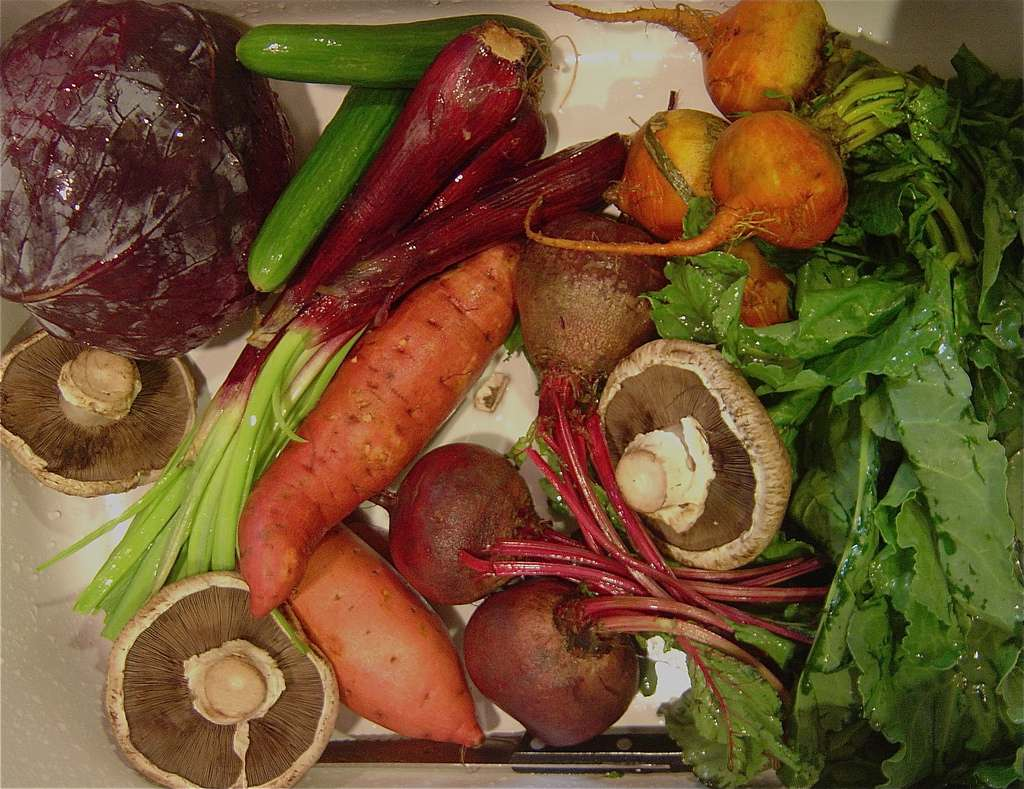
#> input picture FOOD_dataset/carpeta_de_salida_openCV/image_0.jpg, 1024 x 789 px
$ jupyter execute --allow-errors main_FOOD_compresion.ipynb
#> lines starting #> are read from the running program, lines starting #| are printed output that depends on the picture
[cell 1]
import os
import glob
import cv2

# Define the paths to the folders containing the images
eval_path = os.path.abspath('C:/Users/wdmoreno/OneDrive - Asesoftware S.A.S/Documentos/Food_data/evaluation')
train_path = os.path.abspath('C:/Users/wdmoreno/OneDrive - Asesoftware S.A.S/Documentos/Food_data/training')
val_path = os.path.abspath('C:/Users/wdmoreno/OneDrive - Asesoftware S.A.S/Documentos/Food_data/validation')

# Define a list of folder names
folders = ['Bread', 'Dairy product', 'Dessert', 'Egg', 'Fried food', 'Meat', 'Noodles-Pasta', 'Rice', 'Seafood', 'Soup', 'Vegetable-Fruit']

# Initialize arrays to store images from each directory
eval_images = []
eval_labels = []
train_images = []
train_labels = []
val_images = []
val_labels = []

# Loop over the folders
#> (the rest of this cell did not finish here and is left out)

### Con OpenCV

[cell 2]
from PIL import Image
import statistics
import os
import cv2
import glob

# Output folder
output_folder = 'carpeta_de_salida_openCV'
if not os.path.exists(output_folder):
    os.makedirs(output_folder)

# Number of images to compress
num_images = 100
compresion_array=[]

#> (the rest of this cell did not finish here and is left out)

### Con SVD

[cell 3]
import numpy as np
from PIL import Image

def compress_image(input_file, output_file, tolerance):
    # Load image
#> called with input_file = 'carpeta_de_salida_openCV/image_0.jpg', output_file = 'compressed_img.jpg', tolerance = 0.4
    img = Image.open(input_file)
#> img is the input picture: PIL image 1024x789 RGB; mean R, G, B 108.9, 80.2, 45.6
    # Convert to numpy array
    img_array = np.asarray(img)
    # Compress each color channel using SVD
    compressed_array = np.zeros_like(img_array)
    for i in range(3):
        u, s, v = np.linalg.svd(img_array[:,:,i], full_matrices=False)
        s = np.diag(s)
        subs = int(tolerance*np.shape(s)[0])
        u = u[:,:-subs]
        s = s[:-subs,:-subs]
        v = v[:-subs,:]
        compressed_array[:,:,i] = u @ s @ v
#> this loop made 3 passes
#> pass 1, in compress_image, `u, s, v = np.linalg.svd(img_array[:,:,i], full_matrices=False)`:
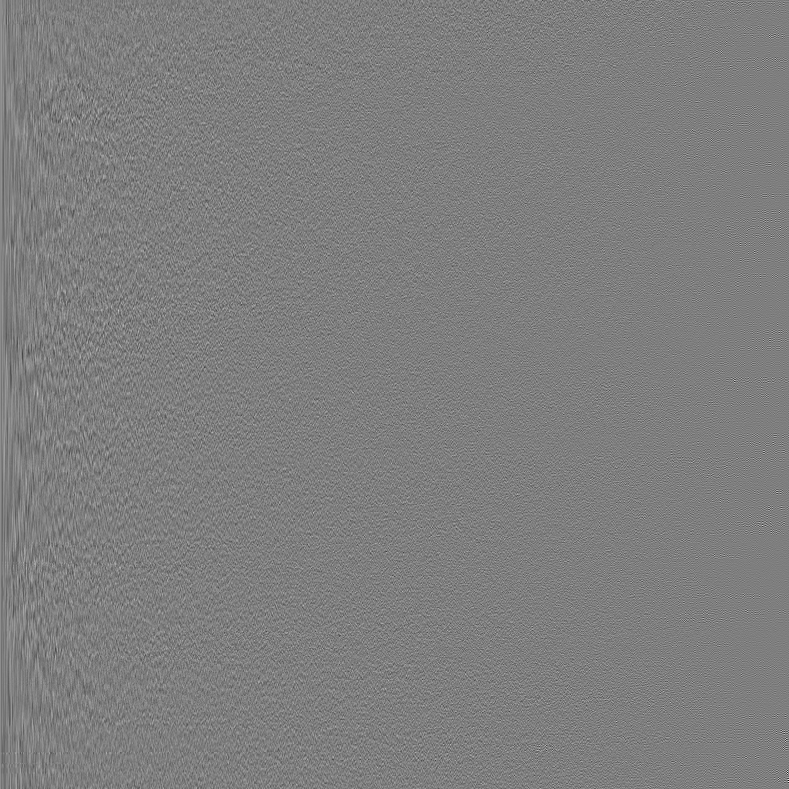
#> u: shape (789, 789) float64; min -0.354, max 0.358, mean 4.33e-05; drawn with min black and max white
#> pass 1, in compress_image, `u, s, v = np.linalg.svd(img_array[:,:,i], full_matrices=False)`:
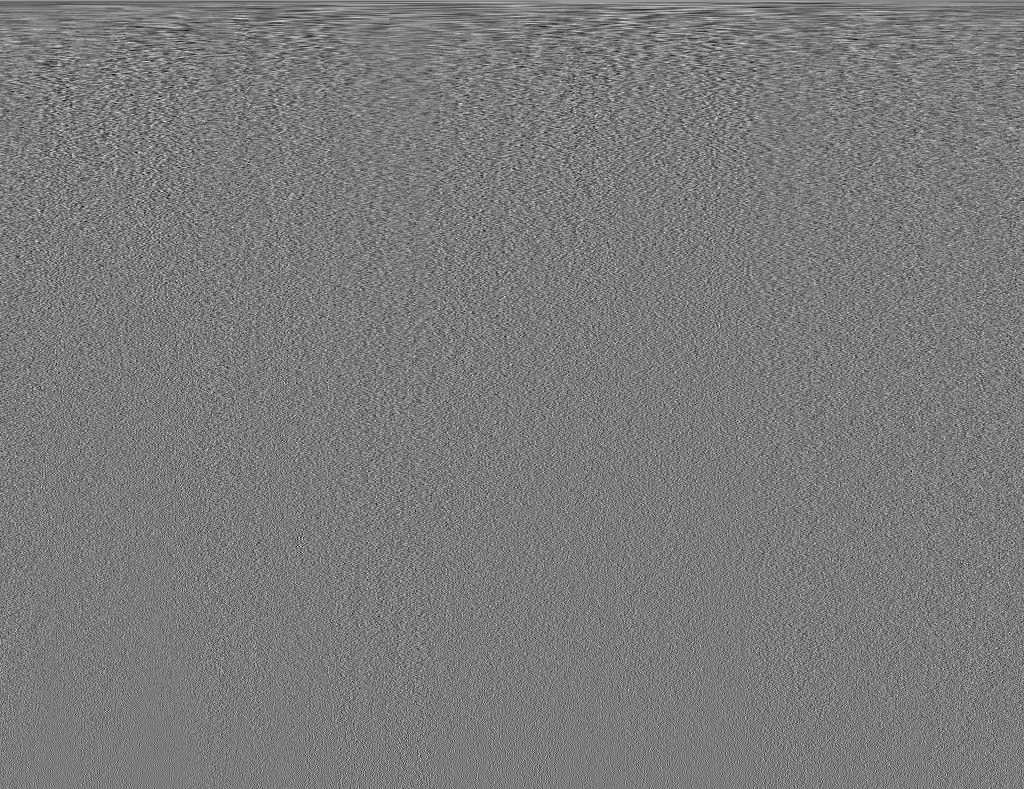
#> v: shape (789, 1024) float64; min -0.163, max 0.174, mean 4.03e-05; drawn with min black and max white
#> pass 1, in compress_image, `u = u[:,:-subs]`:
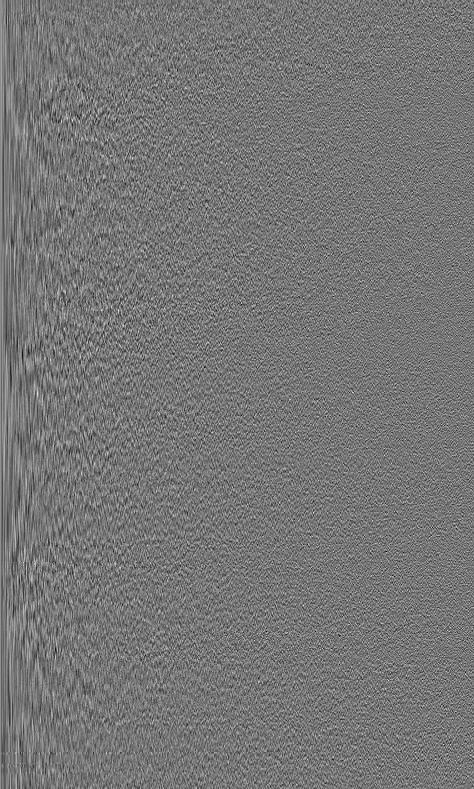
#> u: shape (789, 474) float64; min -0.184, max 0.213, mean 7.26e-05; drawn with min black and max white
#> after the loop:
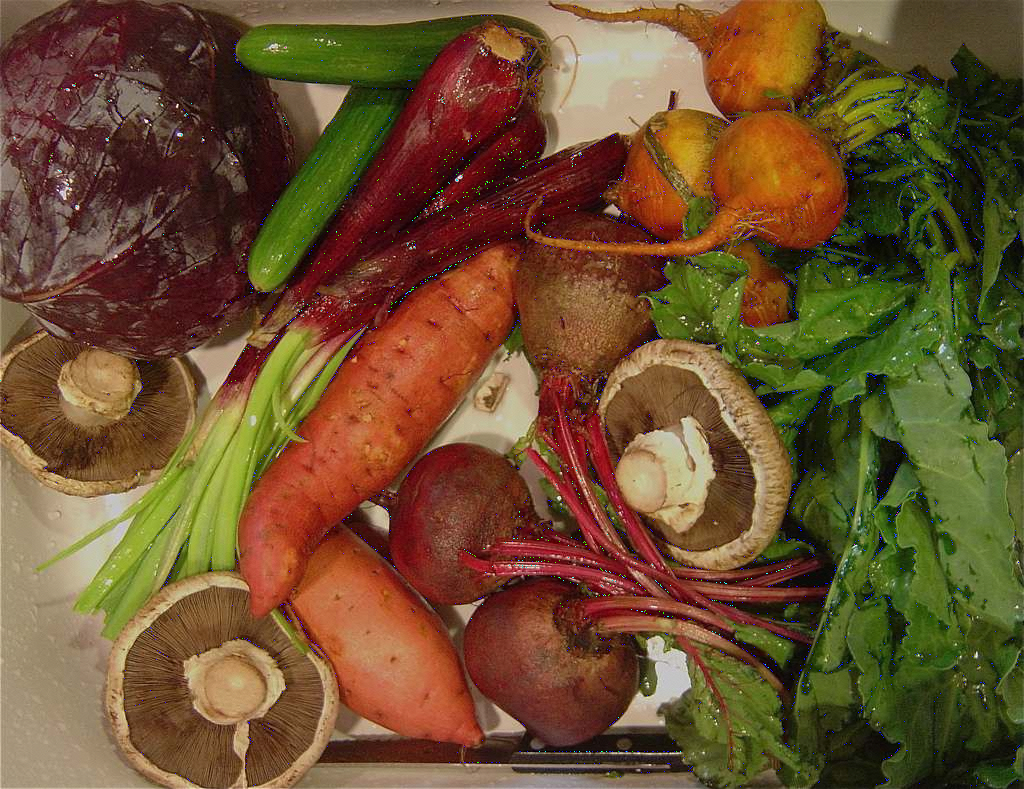
#> compressed_array: shape (789, 1024, 3); mean R, G, B 108.4, 79.9, 46.9
    # Clip to 0-255 range and convert to uint8
    compressed_array = np.clip(compressed_array, 0, 255).astype(np.uint8)
    # Save compressed image
    new_img = Image.fromarray(compressed_array)
    new_img.save(output_file)

# Example usage:
compress_image('carpeta_de_salida_openCV/image_0.jpg', 'compressed_img.jpg', 0.4)
